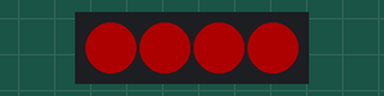
Simulated run of this program. Board: CircuitPython board. On the bench: 4 RGB LEDs in strip order, left to right. Dim RGB values are drawn brighter than linear.

Above: at 0.5 s.
At 1.5 s:
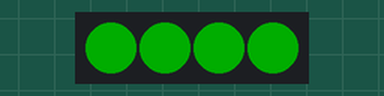
At 2.5 s:
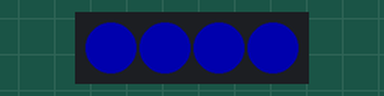
At 3.5 s:
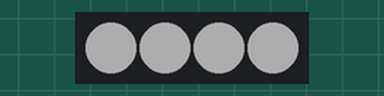
Timing chart, 0 to 5.2 s (numbered marks = the images above):
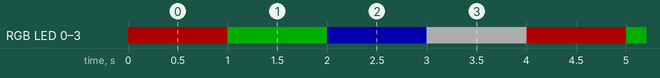

Measured:
- by itself, RGB LED 0–3: repeats every 4.0 s: RGB(0, 51, 0) 1.0 s, RGB(0, 0, 51) 1.0 s, RGB(51, 51, 51) 1.0 s, RGB(51, 0, 0) 1.0 s
- by itself, everything shown: repeats every 4.0 s, in 4 steps

The program:

cp-neopixel.py
```python
import time
import board
import neopixel


pixel_pin = board.A0
num_pixels = 4
pixels = neopixel.NeoPixel(
    pixel_pin, num_pixels, brightness=0.2, auto_write=True, pixel_order=neopixel.RGBW
)


while True:
	pixels.fill((255, 0, 0, 0))
	time.sleep(1)

	pixels.fill((0, 255, 0, 0))
	time.sleep(1)

	pixels.fill((0, 0, 255, 0))
	time.sleep(1)

	pixels.fill((0, 0, 0, 255))
	time.sleep(1)
```
